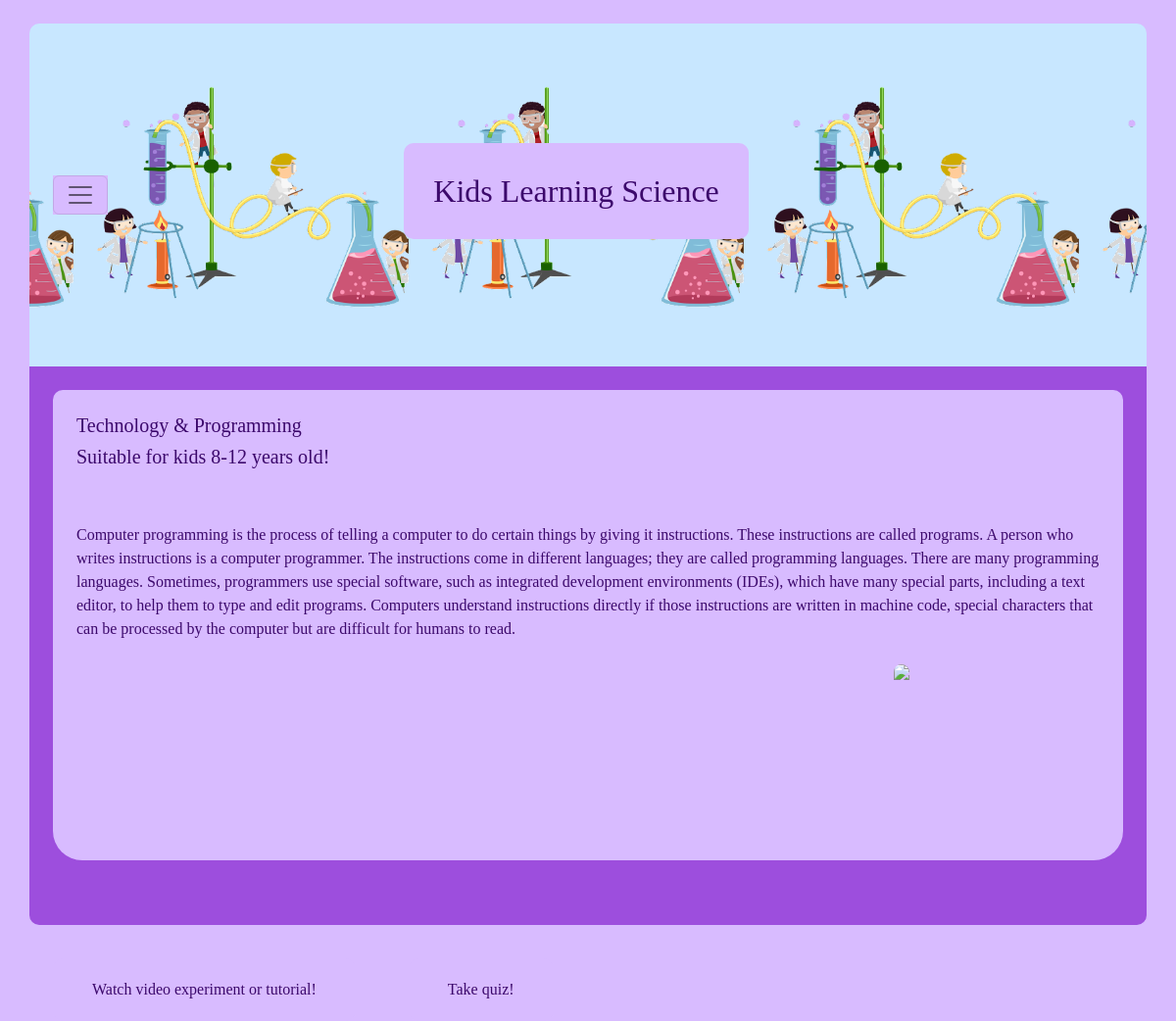
/technology/intermediate/, run on the app's committed database.
### HW5App/models.py (models this page shows, shortened)
class Course(models.Model):
    title = models.CharField(max_length=50)
    description = models.TextField(max_length=1000, null=True)
    topic = models.ForeignKey(Topic, on_delete=models.CASCADE)
    age = models.ForeignKey(AgeGroup, on_delete=models.CASCADE)
    tutorial_Video = EmbedVideoField()
    videodescription = models.CharField(max_length=50, null=True)

class Topic(models.Model):
    title = models.CharField(max_length=50)

class AgeGroup(models.Model):
    title = models.CharField(max_length=50)

### HW5App/views.py (the view)
# urls.py: path('technology/intermediate/', tech2, name="tech2"),
def tech2(request):
    try:
        courses = Course.objects.all()
    except Course.DoesNotExist:
        courses = None
    context = {"courses": list(courses)}
    return render(request, "tech2.html", context=context)

### templates/tech2.html (shortened to what this page needs)
<!DOCTYPE html>
<html lang="en">
<head>
    <link href="https://cdn.jsdelivr.net/npm/bootstrap@5.2.0-beta1/dist/css/bootstrap.min.css" rel="stylesheet"
>
        {% load static %} background-image: url('{% static 'kids.png'%}');
</head>
<body>
<div class="container">
    <nav class="navbar mt-4 p-4">
        <div>
            <button class="navbar-toggler " type="button" data-bs-toggle="offcanvas" data-bs-target="#offcanvasNavbar"
                    aria-controls="offcanvasNavbar">
                <span class="navbar-toggler-icon"></span>
            </button>
        </div>
        <h2 class="title">Kids Learning Science <br>
            </h2>
    </nav>
    <div class="jumbotron p-4 text-left">
        <div id="div1">
            <div class="p-4 border-top-custom">
                <h5>{{ courses.1.topic.title }}</h5>
                <h5>Suitable for kids {{ courses.1.age.title }} years old!</h5>
            </div>
            <div class="p-4">
                {{ courses.1.description }}
            </div>
            <img style="float: right; margin-right: 20%; border-radius: 10px; height: 200px"
                 src="http://www.techtalk.gfi.com/wp-content/uploads/2014/05/tech-kid.jpg">
            <p class="lead"></p>
        </div>
        <button class="watch" ><a style="background-color: transparent; padding: 20px; text-decoration: none; color: #3c096c" href="{% url 'tech2tutorial' %}">Watch video experiment or tutorial!</a></button>
        <button class="watch"><a style="background-color: transparent; padding: 20px; text-decoration: none; color: #3c096c" href="{% url 'quiz' %}">Take quiz!</a></button>
    </div>
</div>
</body>
</html>

### data on the page
Course: topic.title "Technology & Programming", age.title "8-12", description "Computer programming is the process of telling a computer to do certain things by giving it instructions. These instructions are called programs. A person who writes instructions is a computer programmer. The instructions come in different languages; they are called programming languages. There are many programming languages. Sometimes, programmers use special software, such as integrated development environments (IDEs), which have many special parts, including a text editor, to help them to type and edit programs. Computers understand instructions directly if those instructions are written in machine code, special characters that can be processed by the computer but are difficult for…"
